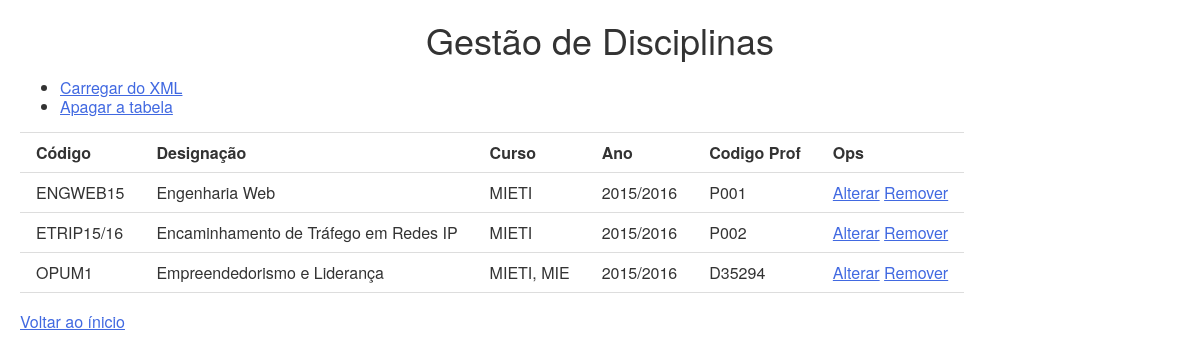
Screenshot of /disciplinas/listarDisc.php with the database file from the repository.
### tables this page shows
CREATE TABLE IF NOT EXISTS `disciplina` (
  `codUC` varchar(10) NOT NULL,
  `designacao` varchar(60) NOT NULL,
  `curso` varchar(10) NOT NULL,
  `ano` varchar(15) NOT NULL,
  `codProf` varchar(10) NOT NULL
);

### disciplinas/listarDisc.php (the view)
<?php
	$bd = new PDO('mysql:host=localhost;dbname=projetofinal', 'admin', '1234');
  echo '<link rel="stylesheet" type="text/css" href="mystyles.css">';
  echo "<h1 align='center'>Gestão de Disciplinas</h1>";
  echo "<ul>";
  echo "<li><a href='loadXML.html'>Carregar do XML</a></li>";
  echo "<li><a href='reset.php'>Apagar a tabela</a></li>";
  echo "</ul>";
  echo "<table  style='text-align:center;'>".
  "<tr><th>Código</th><th>Designação</th>".
  "<th>Curso</th><th>Ano</th><th>Codigo Prof</th><th>Ops</th></tr>";
        $query = $bd->query("SELECT * FROM disciplina");
        while ($linha = $query->fetch()){
                echo "<tr><td>".$linha['codUC']."</td>";
                echo "<td>".$linha['designacao']."</td>";
                echo "<td>".$linha['curso']."</td>";
                echo "<td>".$linha['ano']."</td>";
                echo "<td>".$linha['codProf']."</td>";
                echo "<td><a href='alterarDisc.php?idDisc=".
                     $linha['codUC']."'>Alterar</a>".
                     " <a href='removerDisc.php?idDisc=".
                     $linha['codUC']."'>Remover</a>";
                echo "</tr>";
        }
        echo "</table><br/>  <a href='pagPrincipalDiscs.html'>Voltar ao ínicio</a>";
?>

### disciplinas/mystyles.css (style rules this page uses)
h1,h2,h3,h4,h5,h6 { margin: 0 0 .5em; font-weight: 500; line-height: 1.1; }
h1 { font-size: 2.25em; }
table { background-color: transparent; border-spacing: 0; border-collapse: collapse; border-top: 1px solid #ddd; }
th, td { padding: .5em 1em; vertical-align: top; text-align: left; border-bottom: 1px solid #ddd; }
a:link { color: royalblue; }

### rows the page displays
disciplina: codUC "ENGWEB15", designacao "Engenharia Web", curso "MIETI", ano "2015/2016", codProf "P001"
disciplina: codUC "ETRIP15/16", designacao "Encaminhamento de Tráfego em Redes IP", curso "MIETI", ano "2015/2016", codProf "P002"
disciplina: codUC "OPUM1", designacao "Empreendedorismo e Liderança", curso "MIETI, MIE", ano "2015/2016", codProf "D35294"
